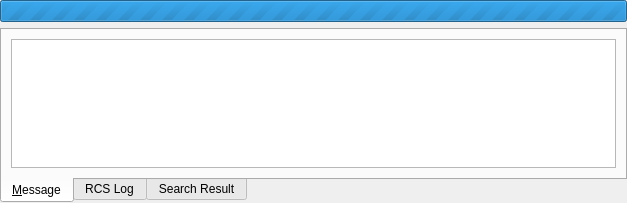
<?xml version="1.0" encoding="UTF-8"?>
<ui version="4.0">
 <class>LogWidget</class>
 <widget class="QWidget" name="LogWidget">
  <property name="geometry">
   <rect>
    <x>0</x>
    <y>0</y>
    <width>627</width>
    <height>203</height>
   </rect>
  </property>
  <layout class="QVBoxLayout" name="verticalLayout">
   <property name="margin">
    <number>0</number>
   </property>
   <item>
    <widget class="QProgressBar" name="m_progressBar">
     <property name="maximum">
      <number>0</number>
     </property>
    </widget>
   </item>
   <item>
    <widget class="QTabWidget" name="m_tabWidget">
     <property name="tabPosition">
      <enum>QTabWidget::South</enum>
     </property>
     <property name="currentIndex">
      <number>0</number>
     </property>
     <widget class="QWidget" name="m_messageTab">
      <attribute name="title">
       <string>&amp;Message</string>
      </attribute>
      <layout class="QGridLayout" name="gridLayout_3">
       <item row="0" column="0">
        <widget class="QTreeWidget" name="m_messagesWidget">
         <attribute name="headerVisible">
          <bool>false</bool>
         </attribute>
         <column>
          <property name="text">
           <string notr="true">1</string>
          </property>
         </column>
        </widget>
       </item>
      </layout>
     </widget>
     <widget class="QWidget" name="m_rcsLogTab">
      <attribute name="title">
       <string>RCS Log</string>
      </attribute>
      <layout class="QGridLayout" name="gridLayout">
       <item row="0" column="0">
        <widget class="QListWidget" name="m_rcsLogListWidget">
         <property name="whatsThis">
          <string>&lt;html&gt;This is where &lt;b&gt;XINX&lt;/b&gt; store it's message from &lt;i&gt;revision control system&lt;/i&gt; console.</string>
         </property>
        </widget>
       </item>
      </layout>
     </widget>
     <widget class="QWidget" name="m_searchTab">
      <attribute name="title">
       <string>Search Result</string>
      </attribute>
      <layout class="QGridLayout" name="gridLayout_2">
       <property name="margin">
        <number>0</number>
       </property>
       <property name="spacing">
        <number>0</number>
       </property>
       <item row="0" column="0">
        <widget class="QTreeWidget" name="m_searchTreeWidget">
         <property name="rootIsDecorated">
          <bool>false</bool>
         </property>
         <column>
          <property name="text">
           <string>Filename</string>
          </property>
         </column>
         <column>
          <property name="text">
           <string>Line</string>
          </property>
         </column>
        </widget>
       </item>
      </layout>
     </widget>
    </widget>
   </item>
  </layout>
 </widget>
 <resources/>
 <connections/>
</ui>
